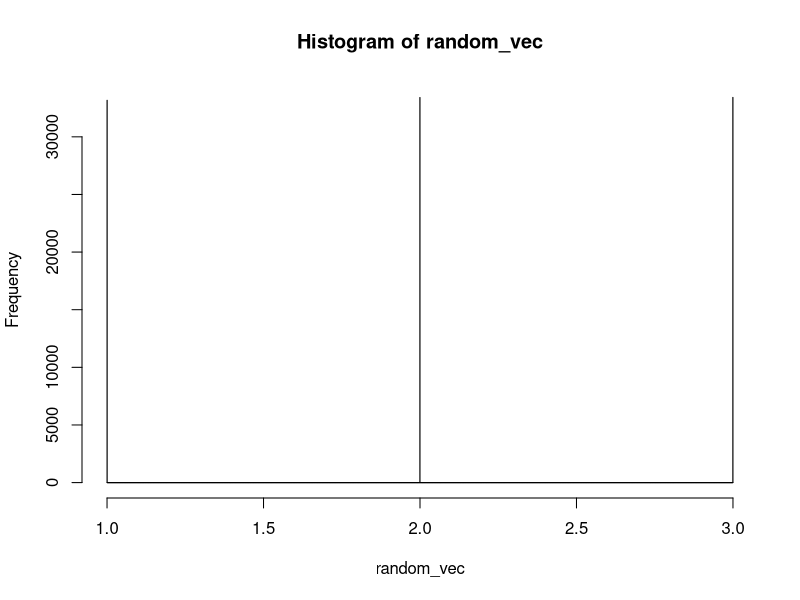
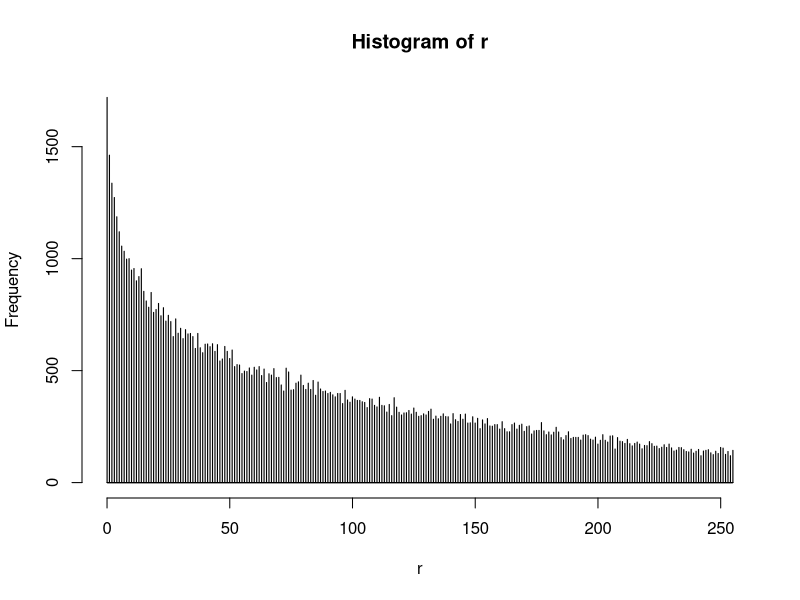
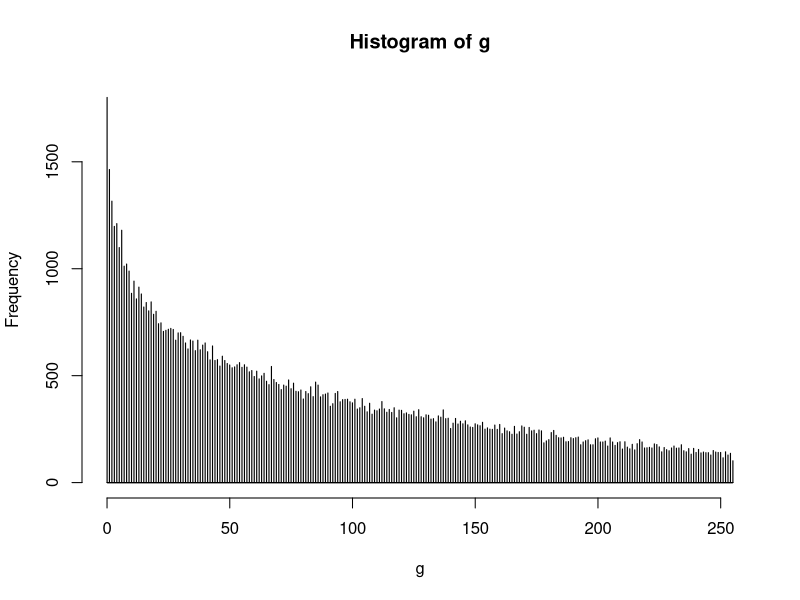
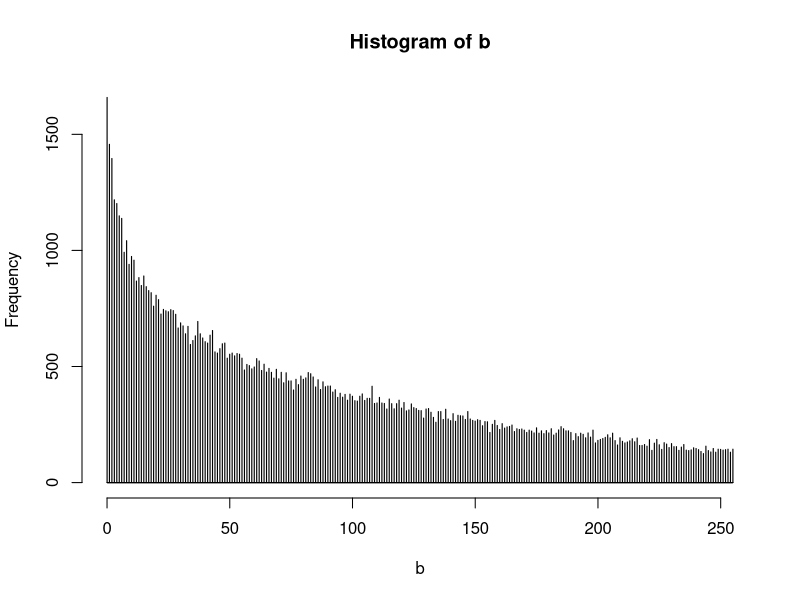

Write the R code that produced these figures, in order.
r <- rep(NA_integer_, 100000) 
g <- rep(NA_integer_, 100000) 
b <- rep(NA_integer_, 100000) 
total <- rep(NA_integer_, 100000) 
random_vec <- rep(NA_integer_, 100000)


for (i in 1:100000){
  random <- sample(1:3, 1, replace = TRUE)
  
  if(random == 1){
    r[i] <- sample(0:255, 1, replace = TRUE)
    temp <- 255-r[i]
    g[i] <- sample(0:temp, 1, replace = TRUE)
    b[i] <- 255 - (r[i]+g[i])
  }
  
  if(random == 2){
    g[i] <- sample(0:255, 1, replace = TRUE)
    temp <- 255-g[i]
    b[i] <- sample(0:temp, 1, replace = TRUE)
    r[i] <- 255 - (b[i]+g[i])
  }
  
  if(random == 3){
    b[i] <- sample(0:255, 1, replace = TRUE)
    temp <- 255-b[i]
    r[i] <- sample(0:temp, 1, replace = TRUE)
    g[i] <- 255 - (r[i]+b[i])
  }
    
  total[i] <- r[i]+g[i]+b[i]
  random_vec[i] <- random
  
}

hist(random_vec, breaks = 5000)
hist(r, breaks = 5000)
hist(g, breaks = 5000)
hist(b, breaks = 5000)
